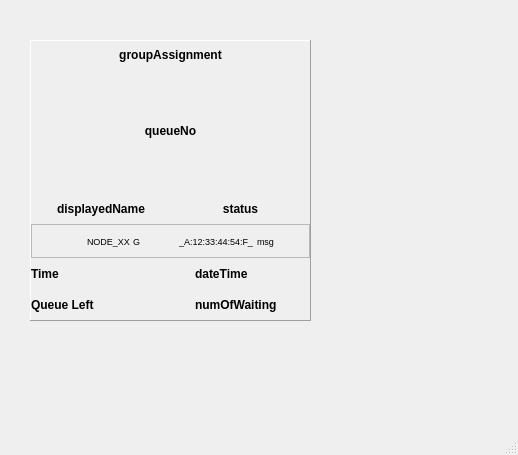
<?xml version="1.0" encoding="UTF-8"?>
<ui version="4.0">
 <class>MainWindowTest</class>
 <widget class="QMainWindow" name="MainWindowTest">
  <property name="geometry">
   <rect>
    <x>0</x>
    <y>0</y>
    <width>518</width>
    <height>455</height>
   </rect>
  </property>
  <property name="windowTitle">
   <string>MainWindow</string>
  </property>
  <widget class="QWidget" name="centralWidget">
   <widget class="QFrame" name="frameMain">
    <property name="geometry">
     <rect>
      <x>30</x>
      <y>40</y>
      <width>281</width>
      <height>281</height>
     </rect>
    </property>
    <property name="frameShape">
     <enum>QFrame::Panel</enum>
    </property>
    <property name="frameShadow">
     <enum>QFrame::Raised</enum>
    </property>
    <layout class="QVBoxLayout" name="verticalLayout_3">
     <property name="spacing">
      <number>0</number>
     </property>
     <property name="leftMargin">
      <number>0</number>
     </property>
     <property name="topMargin">
      <number>0</number>
     </property>
     <property name="rightMargin">
      <number>0</number>
     </property>
     <property name="bottomMargin">
      <number>0</number>
     </property>
     <item>
      <widget class="DLabel" name="groupAssignment_3">
       <property name="sizePolicy">
        <sizepolicy hsizetype="Preferred" vsizetype="Preferred">
         <horstretch>0</horstretch>
         <verstretch>9</verstretch>
        </sizepolicy>
       </property>
       <property name="font">
        <font>
         <weight>75</weight>
         <bold>true</bold>
        </font>
       </property>
       <property name="styleSheet">
        <string notr="true"/>
       </property>
       <property name="frameShape">
        <enum>QFrame::NoFrame</enum>
       </property>
       <property name="frameShadow">
        <enum>QFrame::Raised</enum>
       </property>
       <property name="text">
        <string>groupAssignment</string>
       </property>
       <property name="alignment">
        <set>Qt::AlignCenter</set>
       </property>
      </widget>
     </item>
     <item>
      <widget class="DLabel" name="queueNo_3">
       <property name="sizePolicy">
        <sizepolicy hsizetype="Preferred" vsizetype="Preferred">
         <horstretch>0</horstretch>
         <verstretch>40</verstretch>
        </sizepolicy>
       </property>
       <property name="minimumSize">
        <size>
         <width>0</width>
         <height>0</height>
        </size>
       </property>
       <property name="font">
        <font>
         <weight>75</weight>
         <bold>true</bold>
        </font>
       </property>
       <property name="inputMethodHints">
        <set>Qt::ImhNone</set>
       </property>
       <property name="frameShape">
        <enum>QFrame::NoFrame</enum>
       </property>
       <property name="frameShadow">
        <enum>QFrame::Raised</enum>
       </property>
       <property name="lineWidth">
        <number>1</number>
       </property>
       <property name="text">
        <string>queueNo</string>
       </property>
       <property name="alignment">
        <set>Qt::AlignCenter</set>
       </property>
      </widget>
     </item>
     <item>
      <widget class="QFrame" name="frame_7">
       <property name="sizePolicy">
        <sizepolicy hsizetype="Preferred" vsizetype="Preferred">
         <horstretch>0</horstretch>
         <verstretch>10</verstretch>
        </sizepolicy>
       </property>
       <property name="frameShape">
        <enum>QFrame::NoFrame</enum>
       </property>
       <property name="frameShadow">
        <enum>QFrame::Raised</enum>
       </property>
       <layout class="QHBoxLayout" name="horizontalLayout_5">
        <property name="spacing">
         <number>0</number>
        </property>
        <property name="leftMargin">
         <number>0</number>
        </property>
        <property name="topMargin">
         <number>0</number>
        </property>
        <property name="rightMargin">
         <number>0</number>
        </property>
        <property name="bottomMargin">
         <number>0</number>
        </property>
        <item>
         <widget class="DLabel" name="displayedName_3">
          <property name="sizePolicy">
           <sizepolicy hsizetype="Preferred" vsizetype="Expanding">
            <horstretch>0</horstretch>
            <verstretch>0</verstretch>
           </sizepolicy>
          </property>
          <property name="minimumSize">
           <size>
            <width>0</width>
            <height>0</height>
           </size>
          </property>
          <property name="font">
           <font>
            <weight>75</weight>
            <bold>true</bold>
           </font>
          </property>
          <property name="styleSheet">
           <string notr="true"/>
          </property>
          <property name="frameShape">
           <enum>QFrame::NoFrame</enum>
          </property>
          <property name="frameShadow">
           <enum>QFrame::Raised</enum>
          </property>
          <property name="midLineWidth">
           <number>-2</number>
          </property>
          <property name="text">
           <string>displayedName</string>
          </property>
          <property name="alignment">
           <set>Qt::AlignCenter</set>
          </property>
         </widget>
        </item>
        <item>
         <widget class="DLabel" name="status_3">
          <property name="sizePolicy">
           <sizepolicy hsizetype="Preferred" vsizetype="Preferred">
            <horstretch>0</horstretch>
            <verstretch>0</verstretch>
           </sizepolicy>
          </property>
          <property name="font">
           <font>
            <weight>75</weight>
            <bold>true</bold>
           </font>
          </property>
          <property name="styleSheet">
           <string notr="true"/>
          </property>
          <property name="text">
           <string>status</string>
          </property>
          <property name="alignment">
           <set>Qt::AlignCenter</set>
          </property>
          <property name="xFactor" stdset="0">
           <bool>false</bool>
          </property>
         </widget>
        </item>
       </layout>
      </widget>
     </item>
     <item>
      <widget class="QFrame" name="frame_8">
       <property name="sizePolicy">
        <sizepolicy hsizetype="Preferred" vsizetype="Preferred">
         <horstretch>0</horstretch>
         <verstretch>10</verstretch>
        </sizepolicy>
       </property>
       <property name="frameShape">
        <enum>QFrame::StyledPanel</enum>
       </property>
       <property name="frameShadow">
        <enum>QFrame::Raised</enum>
       </property>
       <layout class="QHBoxLayout" name="horizontalLayout_6">
        <property name="spacing">
         <number>3</number>
        </property>
        <property name="leftMargin">
         <number>9</number>
        </property>
        <property name="topMargin">
         <number>9</number>
        </property>
        <property name="rightMargin">
         <number>9</number>
        </property>
        <property name="bottomMargin">
         <number>9</number>
        </property>
        <item>
         <widget class="QLabel" name="connected_3">
          <property name="minimumSize">
           <size>
            <width>0</width>
            <height>0</height>
           </size>
          </property>
          <property name="text">
           <string/>
          </property>
          <property name="pixmap">
           <pixmap>:/new/png_16x16/png_16x16/network-disconnect.png</pixmap>
          </property>
          <property name="alignment">
           <set>Qt::AlignCenter</set>
          </property>
         </widget>
        </item>
        <item>
         <widget class="QLabel" name="nodeName_3">
          <property name="font">
           <font>
            <pointsize>7</pointsize>
           </font>
          </property>
          <property name="text">
           <string>NODE_XX</string>
          </property>
         </widget>
        </item>
        <item>
         <widget class="QLabel" name="groupCode_3">
          <property name="font">
           <font>
            <pointsize>7</pointsize>
           </font>
          </property>
          <property name="text">
           <string>G</string>
          </property>
         </widget>
        </item>
        <item>
         <widget class="QLabel" name="macAddress_3">
          <property name="font">
           <font>
            <pointsize>7</pointsize>
           </font>
          </property>
          <property name="text">
           <string>_A:12:33:44:54:F_</string>
          </property>
         </widget>
        </item>
        <item>
         <widget class="QLabel" name="message_3">
          <property name="font">
           <font>
            <pointsize>7</pointsize>
           </font>
          </property>
          <property name="text">
           <string>msg</string>
          </property>
         </widget>
        </item>
       </layout>
      </widget>
     </item>
     <item>
      <widget class="QFrame" name="frame_9">
       <property name="sizePolicy">
        <sizepolicy hsizetype="Preferred" vsizetype="Preferred">
         <horstretch>0</horstretch>
         <verstretch>20</verstretch>
        </sizepolicy>
       </property>
       <property name="frameShape">
        <enum>QFrame::NoFrame</enum>
       </property>
       <property name="frameShadow">
        <enum>QFrame::Raised</enum>
       </property>
       <layout class="QGridLayout" name="gridLayout_4">
        <property name="leftMargin">
         <number>0</number>
        </property>
        <property name="topMargin">
         <number>0</number>
        </property>
        <property name="rightMargin">
         <number>0</number>
        </property>
        <property name="bottomMargin">
         <number>0</number>
        </property>
        <property name="spacing">
         <number>0</number>
        </property>
        <item row="0" column="0">
         <widget class="DLabel" name="lblTime_3">
          <property name="sizePolicy">
           <sizepolicy hsizetype="Preferred" vsizetype="Preferred">
            <horstretch>50</horstretch>
            <verstretch>50</verstretch>
           </sizepolicy>
          </property>
          <property name="font">
           <font>
            <weight>75</weight>
            <bold>true</bold>
           </font>
          </property>
          <property name="text">
           <string>Time</string>
          </property>
         </widget>
        </item>
        <item row="0" column="1">
         <widget class="DLabel" name="dateTime_3">
          <property name="sizePolicy">
           <sizepolicy hsizetype="Preferred" vsizetype="Preferred">
            <horstretch>35</horstretch>
            <verstretch>50</verstretch>
           </sizepolicy>
          </property>
          <property name="font">
           <font>
            <weight>75</weight>
            <bold>true</bold>
           </font>
          </property>
          <property name="text">
           <string>dateTime</string>
          </property>
         </widget>
        </item>
        <item row="1" column="0">
         <widget class="DLabel" name="lblQueueLeft_3">
          <property name="sizePolicy">
           <sizepolicy hsizetype="Preferred" vsizetype="Preferred">
            <horstretch>0</horstretch>
            <verstretch>50</verstretch>
           </sizepolicy>
          </property>
          <property name="font">
           <font>
            <weight>75</weight>
            <bold>true</bold>
           </font>
          </property>
          <property name="text">
           <string>Queue Left</string>
          </property>
         </widget>
        </item>
        <item row="1" column="1">
         <widget class="DLabel" name="numOfWaiting_3">
          <property name="sizePolicy">
           <sizepolicy hsizetype="Preferred" vsizetype="Preferred">
            <horstretch>0</horstretch>
            <verstretch>50</verstretch>
           </sizepolicy>
          </property>
          <property name="font">
           <font>
            <weight>75</weight>
            <bold>true</bold>
           </font>
          </property>
          <property name="text">
           <string>numOfWaiting</string>
          </property>
         </widget>
        </item>
       </layout>
      </widget>
     </item>
    </layout>
   </widget>
  </widget>
  <widget class="QMenuBar" name="menubar">
   <property name="geometry">
    <rect>
     <x>0</x>
     <y>0</y>
     <width>518</width>
     <height>20</height>
    </rect>
   </property>
  </widget>
  <widget class="QStatusBar" name="statusbar"/>
 </widget>
 <customwidgets>
  <customwidget>
   <class>DLabel</class>
   <extends>QLabel</extends>
   <header>Label/dlabel.h</header>
   <container>1</container>
  </customwidget>
 </customwidgets>
 <resources/>
 <connections/>
</ui>
